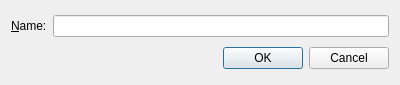
<?xml version="1.0" encoding="UTF-8"?>
<ui version="4.0">
 <class>NewAnimation</class>
 <widget class="QDialog" name="NewAnimation">
  <property name="geometry">
   <rect>
    <x>0</x>
    <y>0</y>
    <width>400</width>
    <height>85</height>
   </rect>
  </property>
  <property name="windowTitle">
   <string>New Animation...</string>
  </property>
  <layout class="QGridLayout" name="gridLayout">
   <item row="0" column="0">
    <widget class="QLabel" name="lblName">
     <property name="layoutDirection">
      <enum>Qt::LeftToRight</enum>
     </property>
     <property name="text">
      <string>&amp;Name:</string>
     </property>
     <property name="textFormat">
      <enum>Qt::AutoText</enum>
     </property>
     <property name="buddy">
      <cstring>leName</cstring>
     </property>
    </widget>
   </item>
   <item row="0" column="1">
    <widget class="QLineEdit" name="leName">
     <property name="layoutDirection">
      <enum>Qt::LeftToRight</enum>
     </property>
     <property name="placeholderText">
      <string/>
     </property>
    </widget>
   </item>
   <item row="1" column="0" colspan="2">
    <widget class="QDialogButtonBox" name="buttonBox">
     <property name="orientation">
      <enum>Qt::Horizontal</enum>
     </property>
     <property name="standardButtons">
      <set>QDialogButtonBox::Cancel|QDialogButtonBox::Ok</set>
     </property>
    </widget>
   </item>
  </layout>
 </widget>
 <resources/>
 <connections>
  <connection>
   <sender>buttonBox</sender>
   <signal>accepted()</signal>
   <receiver>NewAnimation</receiver>
   <slot>accept()</slot>
   <hints>
    <hint type="sourcelabel">
     <x>248</x>
     <y>254</y>
    </hint>
    <hint type="destinationlabel">
     <x>157</x>
     <y>274</y>
    </hint>
   </hints>
  </connection>
  <connection>
   <sender>buttonBox</sender>
   <signal>rejected()</signal>
   <receiver>NewAnimation</receiver>
   <slot>reject()</slot>
   <hints>
    <hint type="sourcelabel">
     <x>316</x>
     <y>260</y>
    </hint>
    <hint type="destinationlabel">
     <x>286</x>
     <y>274</y>
    </hint>
   </hints>
  </connection>
 </connections>
</ui>
